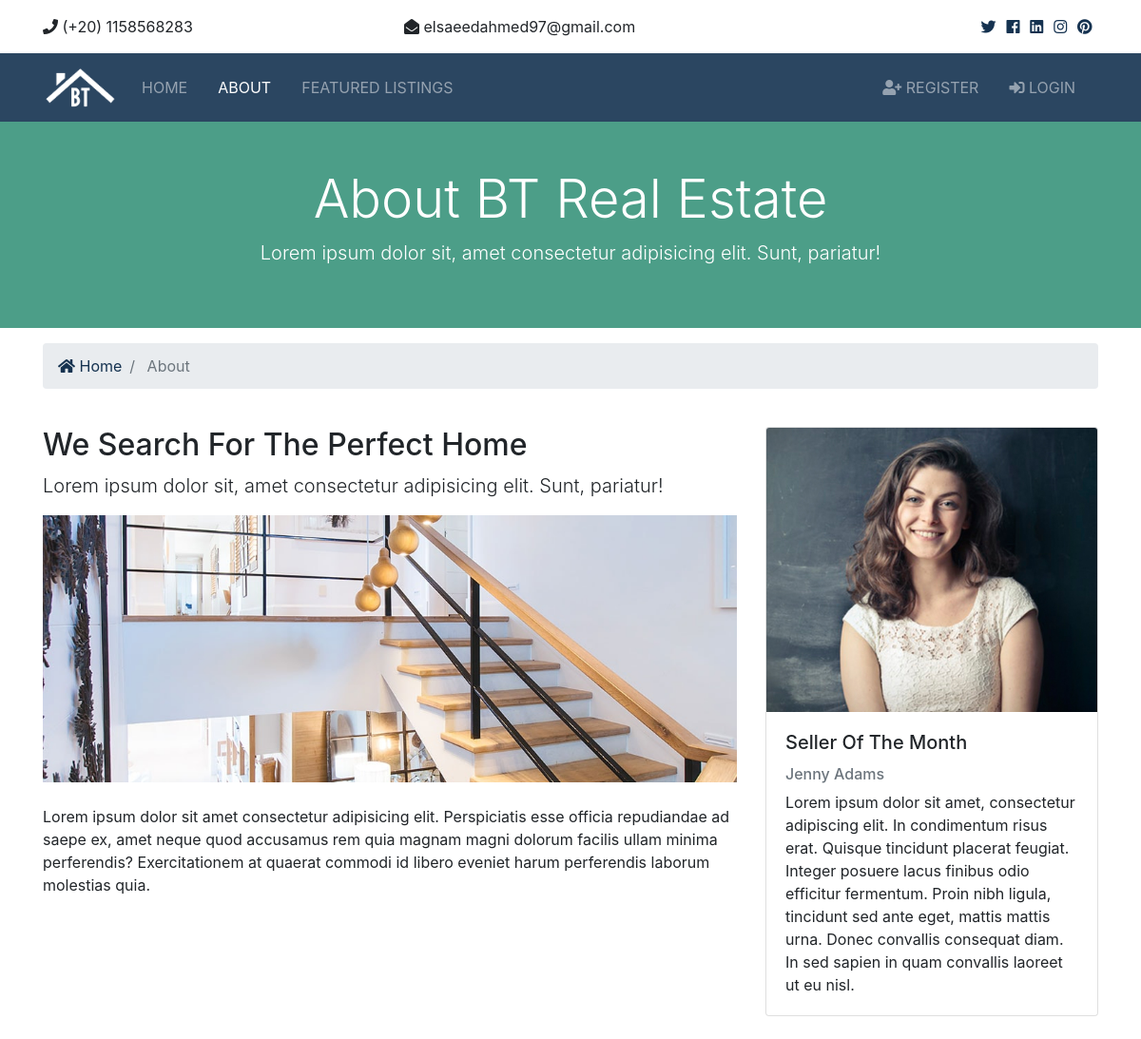
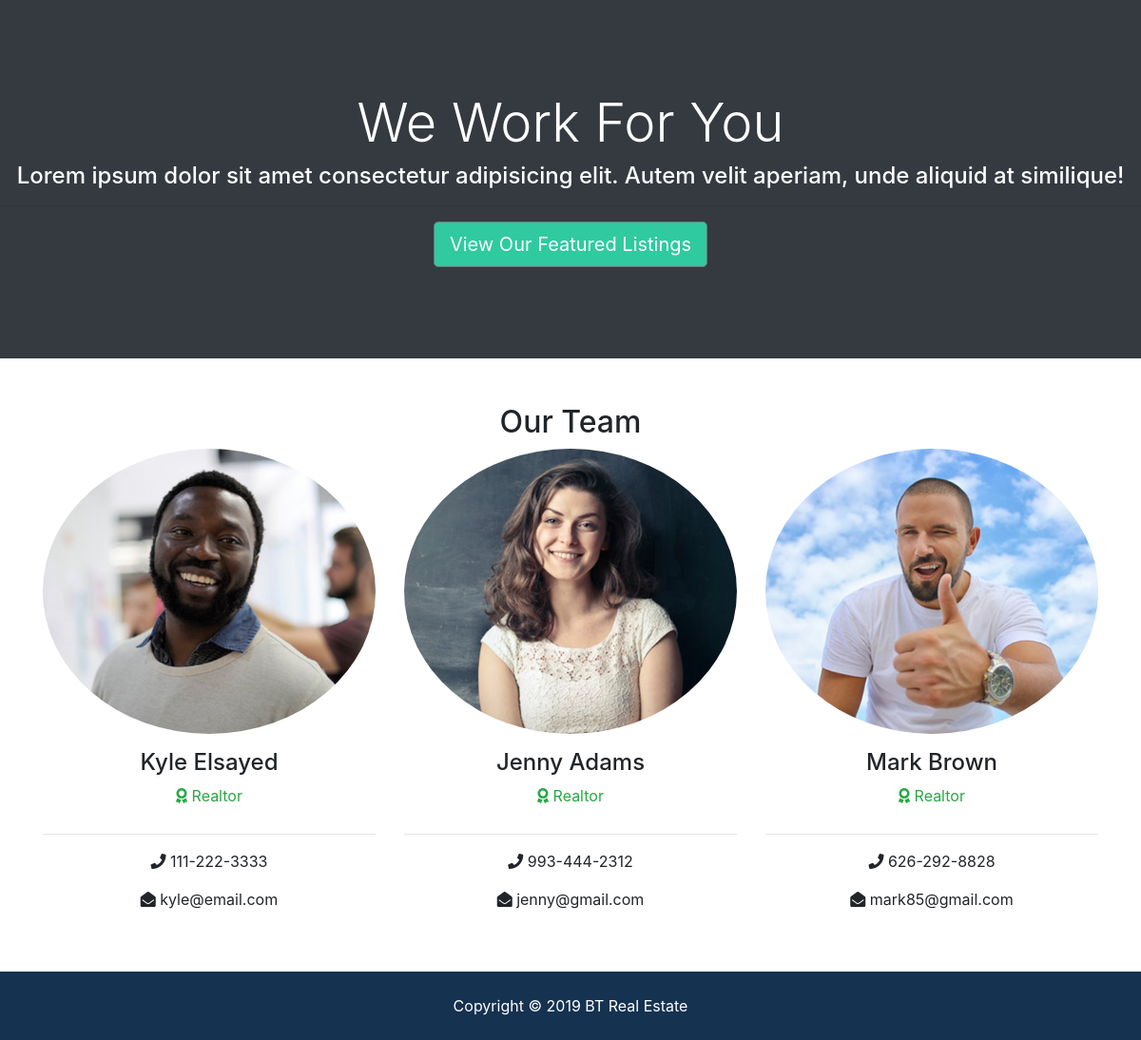
The page /about/ on the database its author committed (2 pictures, top to bottom).
### realtors/models.py (models this page shows, shortened)
class Realtor(models.Model):
	name 		= models.CharField(max_length=100)
	photo 		= models.ImageField(upload_to='photos/%Y/%m/%d/')
	description = models.TextField(blank=True)
	phone 		= models.CharField(max_length=20)
	email 		= models.EmailField()
	is_mvp 		= models.BooleanField(default=False)
	hire_date 	= models.DateTimeField(default=datetime.now, blank=True)

### pages/views.py (the view)
# urls.py: path('about/', views.about,  name='about'),
def about(request):
	realtors = Realtor.objects.all()
	context  = {
		'realtors': realtors
	}
	return render(request, 'pages/about.html', context)

### templates/pages/about.html (shortened to what this page needs)
{% extends 'base.html' %}
{% load static %}
{% block content %}
<section id="showcase-inner" class="py-5 text-white">
    <div class="container">
      <div class="row text-center">
        <div class="col-md-12">
          <h1 class="display-4">About BT Real Estate</h1>
          <p class="lead">Lorem ipsum dolor sit, amet consectetur adipisicing elit. Sunt, pariatur!</p>
        </div>
      </div>
    </div>
  </section>
  <section id="bc" class="mt-3">
    <div class="container">
      <nav aria-label="breadcrumb">
        <ol class="breadcrumb">
          <li class="breadcrumb-item">
            <a href="{% url 'home' %}" id="color">
              <i class="fas fa-home" id="color"></i> Home</a>
          </li>
          <li class="breadcrumb-item active"> About</li>
        </ol>
      </nav>
    </div>
  </section>
  <section id="about" class="py-4">
    <div class="container">
      <div class="row">
        <div class="col-md-8">
          <h2>We Search For The Perfect Home</h2>
          <p class="lead">Lorem ipsum dolor sit, amet consectetur adipisicing elit. Sunt, pariatur!</p>
          <img src="{% static 'img/about.jpg' %}" alt="">
          <p class="mt-4">Lorem ipsum dolor sit amet consectetur adipisicing elit. Perspiciatis esse officia repudiandae ad saepe ex, amet
            neque quod accusamus rem quia magnam magni dolorum facilis ullam minima perferendis? Exercitationem at quaerat
            commodi id libero eveniet harum perferendis laborum molestias quia.</p>
        </div>
        <div class="col-md-4">
          {% for realtor in realtors %}
          {% if realtor.is_mvp %}
            <div class="card">
                <img class="card-img-top" src="{{ realtor.photo.url }}" alt="Seller of the month">
                <div class="card-body">
                  <h5 class="card-title">Seller Of The Month</h5>
                  <h6 class="text-secondary">{{ realtor.name }} </h6>
                  <p class="card-text">{{ realtor.description }}</p>
                </div>
              </div>
          {% endif %}
          {% endfor %}
        </div>
      </div>
    </div>
  </section>
  <section id="work" class="bg-dark text-white text-center">
    <h2 class="display-4">We Work For You</h2>
    <h4>Lorem ipsum dolor sit amet consectetur adipisicing elit. Autem velit aperiam, unde aliquid at similique!</h4>
    <hr>
    <a href="{% url 'listings' %}" class="btn btn-secondary text-white btn-lg">View Our Featured Listings</a>
  </section>
  <section id="team" class="py-5">
    <div class="container">
      <h2 class="text-center">Our Team</h2>
      <div class="row text-center">
        {% if realtors %}
          {% for realtor in realtors %}
          <div class="col-md-4">
              <img src="{{ realtor.photo.url }}" alt="" class="rounded-circle mb-3">
              <h4>{{ realtor.name }} </h4>
              <p class="text-success">
                <i class="fas fa-award text-success mb-3"></i> Realtor</p>
              <hr>
              <p>
                <i class="fas fa-phone"></i>  {{ realtor.phone }} </p>
              <p>
                <i class="fas fa-envelope-open"></i> {{ realtor.email }}</p>
            </div>
          {% endfor%}
        {% else %}
          <div class="col-md-12">
            <p>No Realtors Available</p>
          </div>
        {% endif %}
      </div>
    </div>
  </section>
{% endblock %}

### static/css/all.css (style rules this page uses)
.fa, .fas, .far, .fal, .fab { -moz-osx-font-smoothing: grayscale; -webkit-font-smoothing: antialiased; display: inline-block; font-style: normal; font-variant: normal; text-rendering: auto; line-height: 1; }
.fa-award:before { content: "\f559"; }
.fa-envelope-open:before { content: "\f2b6"; }
.fa-home:before { content: "\f015"; }
.fa-phone:before { content: "\f095"; }
.fa, .fas { font-family: 'Font Awesome 5 Free'; font-weight: 900; }

### static/css/style.css (style rules this page uses)
.btn-secondary { color: #fff !important; background-color: #30caa0 !important; }
img { width: 100%; }
#color { color: #153250 !important ; }
#showcase-inner { background: url(../img/building.jpg) no-repeat top center fixed/cover; position: relative; overflow: hidden; min-height: 200px; }
#showcase-inner::before { content: ''; position: absolute; top: 0; left: 0; min-height: 100%; width: 100%; background: rgba(32, 134, 107, 0.8); }
#work { padding: 6rem 0; }

### rows shown on the page
Realtor: photo (picture), name "Jenny Adams", description "Lorem ipsum dolor sit amet, consectetur adipiscing elit. In condimentum risus erat. Quisque tincidunt placerat feugiat. Integer posuere lacus finibus odio efficitur fermentum. Proin nibh ligula, tincidunt sed ante eget, mattis mattis urna. Donec convallis consequat diam. In sed sapien in quam convallis laoreet ut eu nisl.", phone "993-444-2312", email "jenny@gmail.com"
Realtor: photo (picture), name "Kyle Elsayed", phone "111-222-3333", email "kyle@email.com"
Realtor: photo (picture), name "Mark Brown", phone "626-292-8828", email "mark85@gmail.com"
